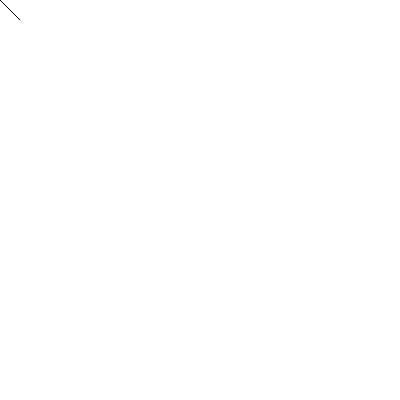
Frame 1 (no input)
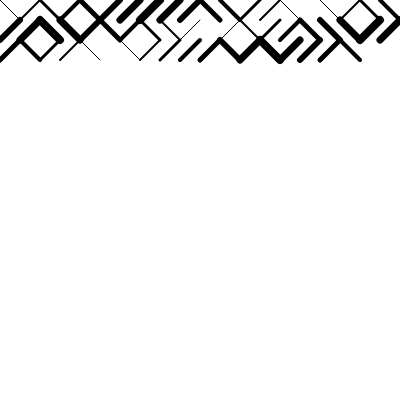
Frame 60 (no input)
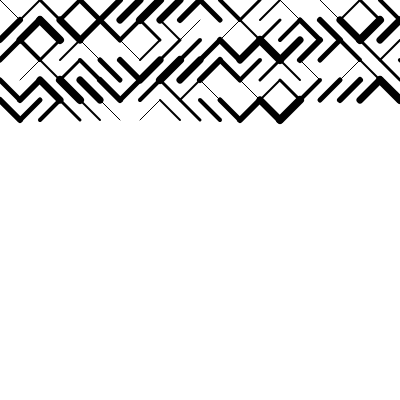
Frame 120 (the mouse pressed at the canvas centre since frame 60)

The p5.js sketch that drew these frames (run headless with seeded random() and noise() and a simulated clock; from frame 60 on, the mouse is pressed at the canvas centre):

// p5.js sketch
// ── sketch.js
// From: http://10print.org/

var x = 0;
var y = 0;
var a_weight = 1;
var a_step = 1;
let weight_cycle = 7;

function setup() {
  createCanvas(400, 400);
  background(255);
  // frameRate(5)
}

function draw() {
  strokeWeight(a_weight);

  if (random(1) > 0.5) {
    line(x, y, x + 20, y + 20);
  } else {
    line(x, y + 20, x + 20, y);
  }
  x += 20;
  if (x > width) {
    x = 0;
    y += 20;
  }
  if (y > height) {
    // background(255);
    x = 0;
    y = 0;
  }
  a_weight += a_step;
  if (a_weight > weight_cycle || a_weight < 1) {
    a_step *= -1;
  }
}
